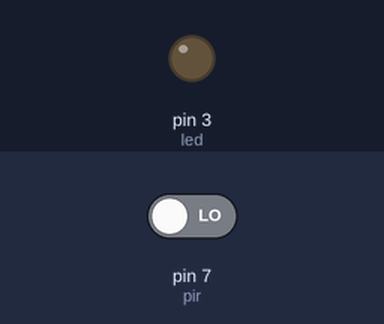
A sketch run on a simulated Arduino Uno, built for the host (arithmetic inside an expression is 32-bit, double 64-bit). Shown: output pins drawn as LEDs (lit = HIGH). The inputs (shaded band) are chosen by the test bench; at power-on: pin 7 (pir) LOW. WiFi joins after 1.5 s; servers stay silent unless stated.

Above: at 1.2 s.
1.3 s: pin 7 (pir) driven HIGH
At 2.3 s:
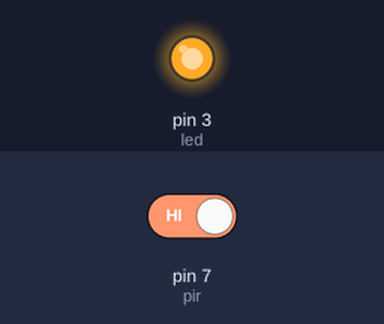
2.8 s: pin 7 (pir) driven LOW
At 3.4 s:
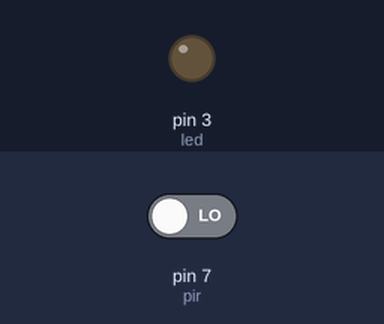
Timing chart, 0 to 5.8 s (numbered marks = the images above; inputs shaded):
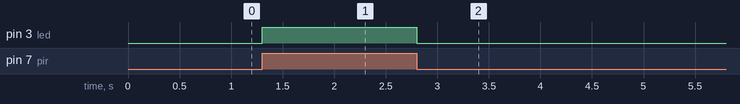

Measured:
- after the input at 1.3 s, pin 3 (led): LOW → HIGH at once
- after the input at 2.8 s, pin 3 (led): HIGH → LOW at once

The sketch:

client.ino
```cpp
#include <SPI.h> // library for SPI communication to the ethernet module
#include <Ethernet.h> // library for ethernet module

const int pir = 7; // PIR sensor attached to pin 7
const int led = 3; // led attached to pin 3

int state = LOW; // initalize as no motion detected
int val = 0; // variable for reading pin status

// mac address and ip address of the ethernet module
byte mac[] = { 0xA8, 0x61, 0x0A, 0xAE, 0xAA, 0x98 };
IPAddress ip(192, 168, 0, 181);

IPAddress serverAddress(192, 168, 0, 180); // server ip address
int server_port = 4080; // port number of the server

EthernetClient TCPclient; // initalize client

void setup() {
  pinMode(pir, INPUT); // initialize pin 7 as an input pin
  pinMode(led, OUTPUT); // initalize led pin as an output pin
  Ethernet.begin(mac, ip); // start ethernet connection
}

void loop() {

  // continually check connection to server
  if (!TCPclient.connected()) {
    TCPclient.stop();
	TCPclient.connect(serverAddress, server_port);
  }

  // motion detected when pin reading goes from HIGH to LOW
  val = digitalRead(pir); // read pir pin state
  if (val == HIGH) { // check if sensor is HIGH state to begin reading for motion
    digitalWrite(led, HIGH); // turn on led
    if (state == LOW) { // sensor detected motion
      state = HIGH; // update state variable
      TCPclient.write("motion detected\n"); // send message to server
    }
  } else {
    digitalWrite(led, LOW); // turn off led
    if (state == HIGH) { // sensor stopped sensing motion
      state = LOW; // reset state variable to low
    }
  }
}
```
